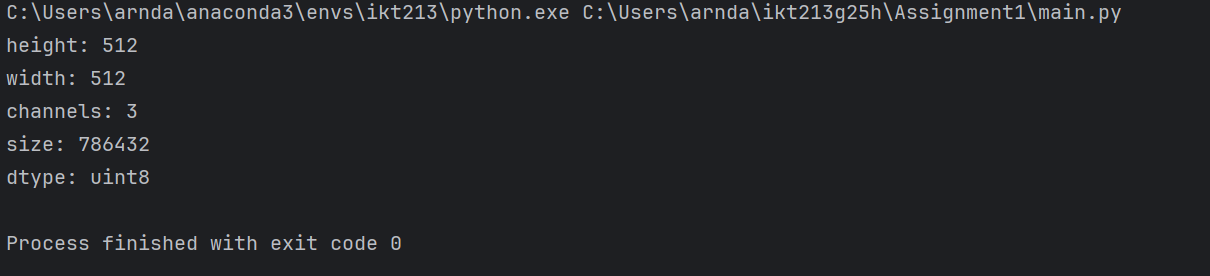
#> input picture Skjermbilde 2025-08-22 185713.png, 1210 x 276 px
$ python -i assignment_4.py   (imports and definitions only)
#> lines starting #> are read from the running program, lines starting #| are printed output that depends on the picture; after the words box and inside, x2 and y2 are one past the last pixel; in counts of white or black regions, pixels touching at a corner belong together
import argparse
import cv2
import numpy as np
from PIL import Image
import os

def harris_corner_detection(reference_image_path):
#> called with reference_image_path = '../Skjermbilde 2025-08-22 185713.png'
    img_color = cv2.imread(reference_image_path)
#> img_color is the input picture: shape (276, 1210, 3); mean B, G, R 37.8, 34.8, 33.7
    if img_color is None:
        raise FileNotFoundError(f"Could not read {reference_image_path}")
    img_gray = cv2.cvtColor(img_color, cv2.COLOR_BGR2GRAY)
    img_gray = np.float32(img_gray)
    dst = cv2.cornerHarris(img_gray, 2, 3, 0.04)
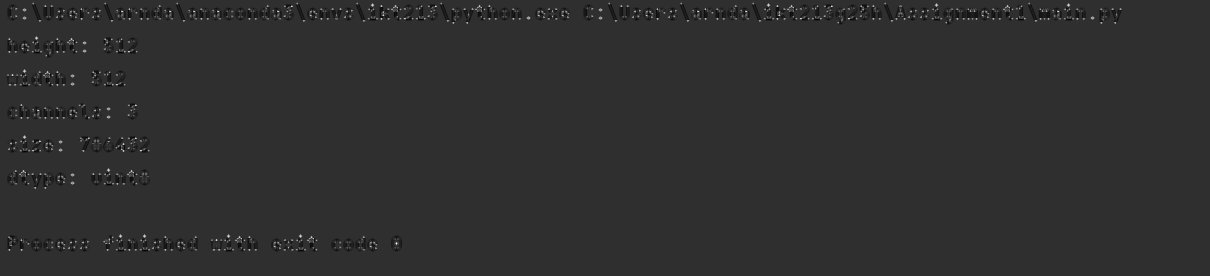
#> dst: shape (276, 1210) float32; min -18703046, max 81200432, mean 50069.4; drawn with min black and max white
    dst = cv2.dilate(dst, None)
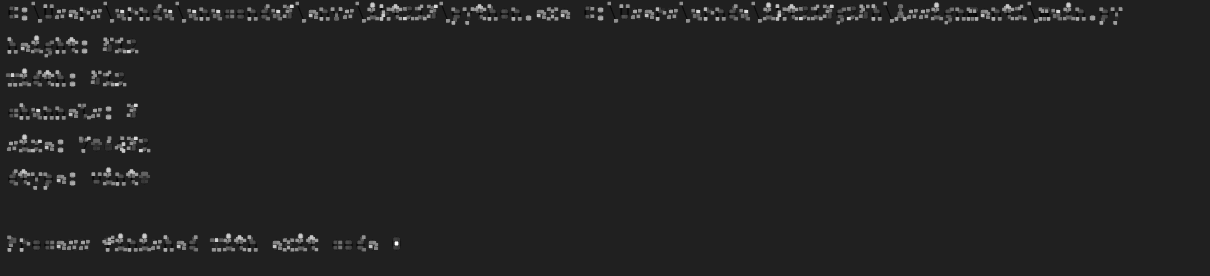
#> dst: shape (276, 1210) float32; min -11724461, max 81200432, mean 1215289.6; drawn with min black and max white
    img_marked = img_color.copy()
    img_marked[dst > 0.01 * dst.max()] = [0, 0, 255]
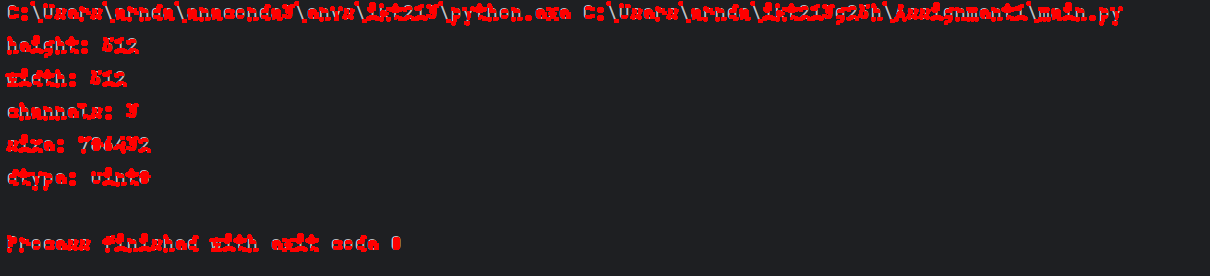
#> img_marked: shape (276, 1210, 3); 5.22% of pixels changed, all inside (x1, y1, x2, y2) = (5, 1, 1123, 253)
    cv2.imwrite("harris.png", img_marked)

# [63 lines left out: functions align_with_sift, make_pdf, main, not called in this run]

# [2 lines not run here, left out]

>>> result = harris_corner_detection('../Skjermbilde 2025-08-22 185713.png')
